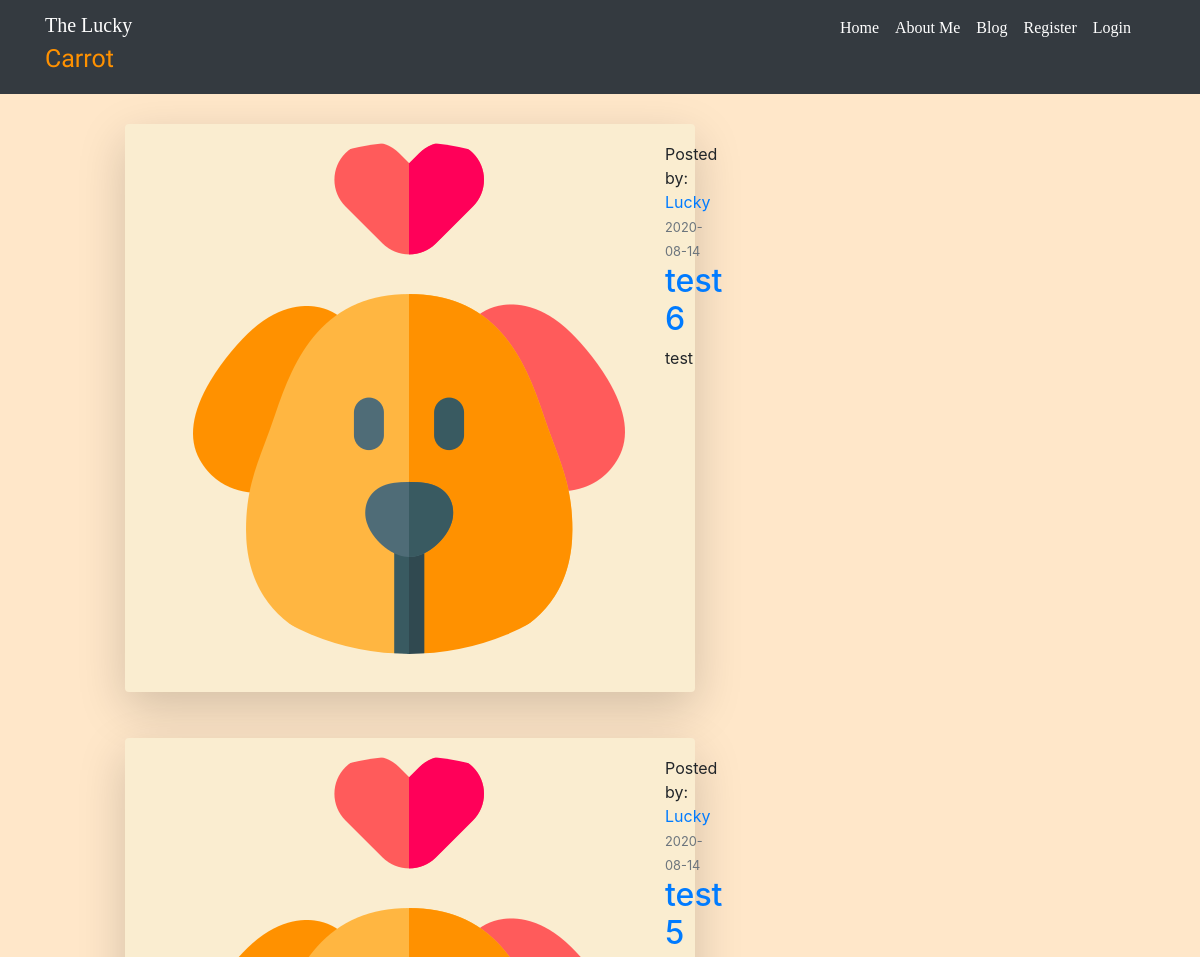
/blog (upper part), run on an earlier commit of the app's database.
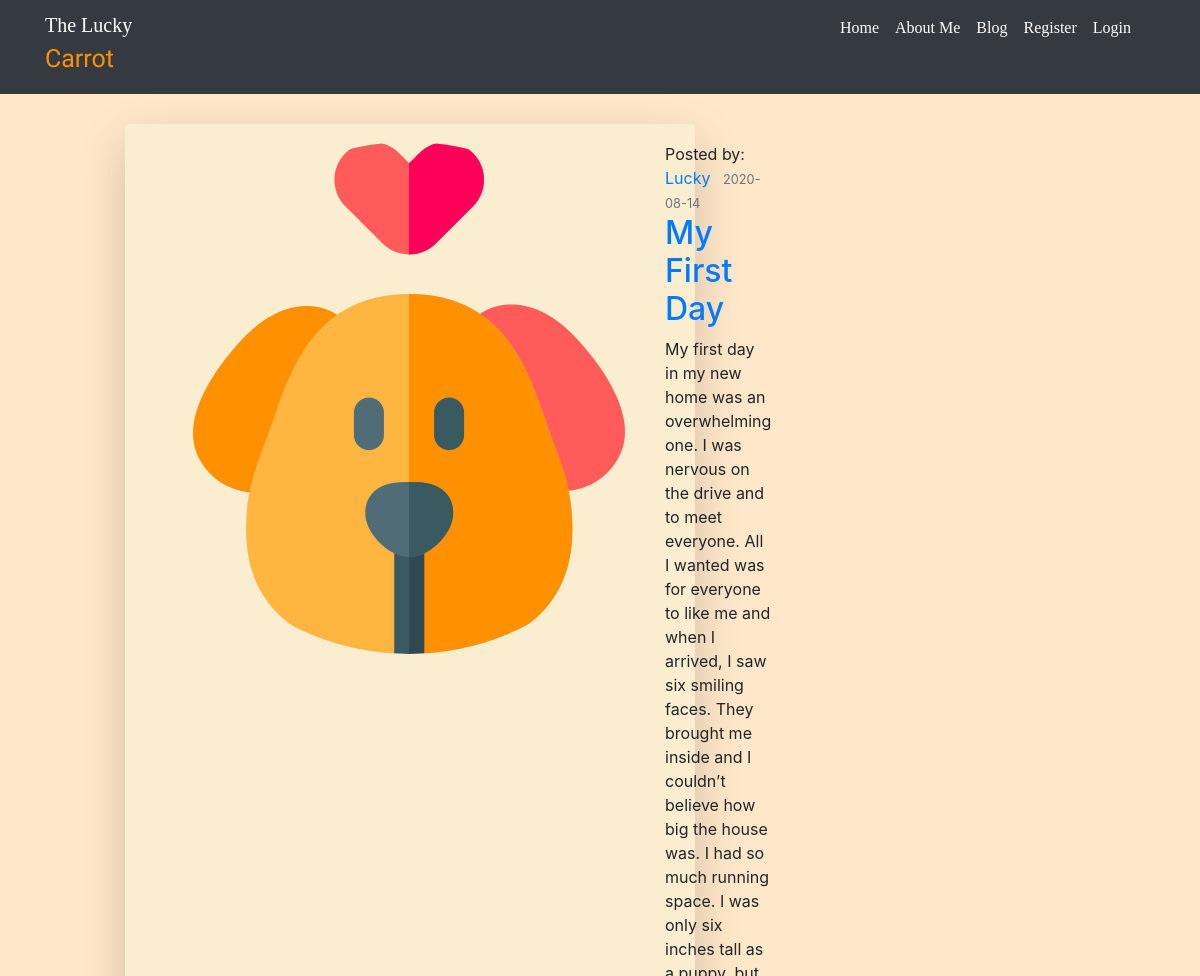
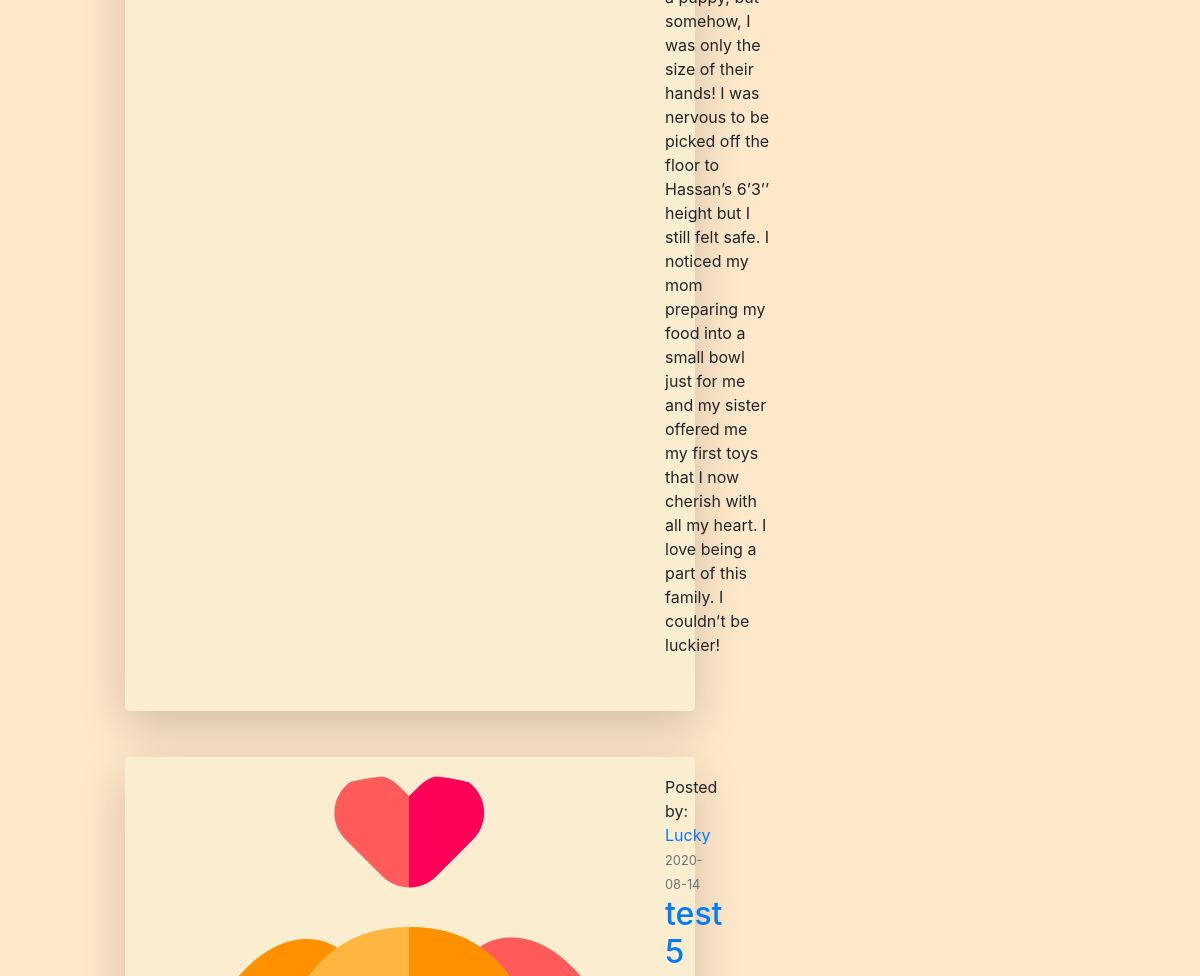
And on a later commit of the database (2 pictures, top to bottom).
### luckycarrot/models.py (models this page shows, shortened)
class Post(db.Model):
    id = db.Column(db.Integer, primary_key=True)
    title = db.Column(db.String(100), nullable=False)
    date_posted = db.Column(db.DateTime, nullable=False,
                            default=datetime.utcnow)
    content = db.Column(db.Text, nullable=False)
    image_file = db.Column(db.String(20), nullable=False)
    user_id = db.Column(db.Integer, db.ForeignKey(
        'user.id'), nullable=False)

class User(db.Model, UserMixin):
    id = db.Column(db.Integer, primary_key=True)
    username = db.Column(db.String(20), unique=True, nullable=False)
    email = db.Column(db.String(120), unique=True, nullable=False)
    password = db.Column(db.String(60), nullable=False)
    updates = db.Column(db.Boolean, unique=False, default=False, nullable=False)
    image_file = db.Column(db.String(20), nullable=False, default='default.png')
    admin_user = db.Column(db.Boolean, unique=False, default=False, nullable=False)
    posts = db.relationship('Post', backref='author', lazy=True)

### luckycarrot/posts/routes.py (the view)
@posts.route("/blog", methods=['GET', 'POST'])
def blog():
    page = request.args.get('page', 1, type=int)
    posts = Post.query.order_by(Post.date_posted.desc()).paginate(page=page, per_page=5)
    return render_template('blog.html', posts=posts)

### luckycarrot/templates/blog.html (shortened to what this page needs)
{% extends 'main.html' %}
{% block links %}
<link rel="stylesheet" href="../static/css/blog.css" type="text/css">
{% endblock %}
{% block content %}
<div class='container-xl'>
    {% for post in posts.items %}
        <div class="row">
            <div class="col-1"></div>
            <div class="col-6 shadow-lg p-2 mb-3 rounded borderBody">
                <article class='media content-section'>
                    <img class="rounded-circle article-img" src="{{ url_for('static', filename='profile_pictures/' + post.author.image_file)}}">
                    <div class='media-body'>
                        <div class="article-metadata">
                            <span>Posted by: <a class="mr-2" href="{{ url_for('main.about') }}">{{ post.author.username }}</a></span>
                            <small class='text-muted'>{{ post.date_posted.strftime('%Y-%m-%d') }}</small>
                        </div>
                        <h2><a class="article-title" href="{{ url_for('posts.post', post_id=post.id) }}">{{ post.title }}</a></h2>
                        <p class="article-content">{{ post.content }}</p>
                    </div>
                </article>
            </div>
        </div>
    {% endfor %}
        <br>
    </div>
{% endblock %}

What changed in the data, as far as the page shows it:
changed Post: title "test 6" → "My First Day"; content "test" → "My first day in my new home was an overwhelming one. I was nervous on the drive and to meet everyone. All I wanted was for everyone to like me and when I arrived, I saw six smiling faces. They brought me inside and I couldn’t believe how big the house was. I had so much running space. I was only six inches tall as a puppy, but somehow, I was only the size of their hands! I was nervous to be picked off the floor to Hassan’s 6’3’’ height but I still felt safe. I noticed my mom preparing my food into a small bowl just for me and my sister offered me my first toys that I now cherish with all my heart. I love being a part of this family. I couldn’t be luckier!"
